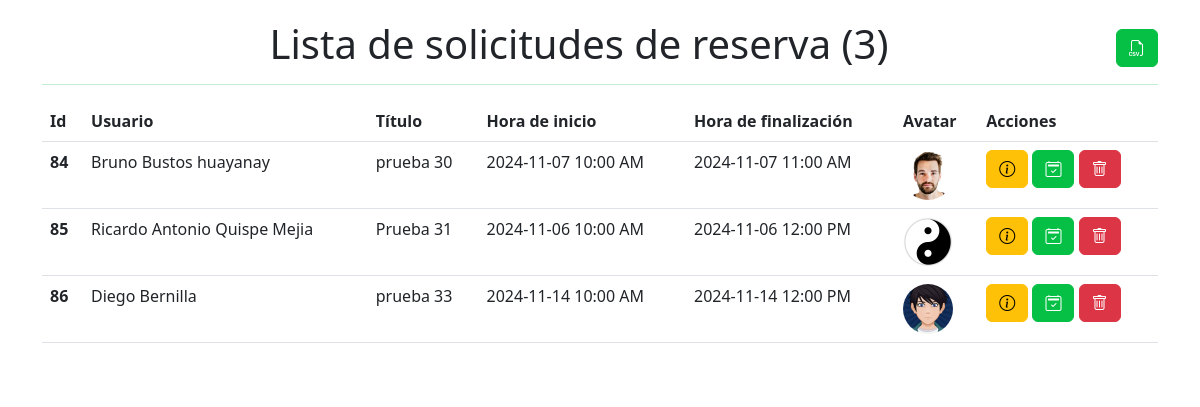
Screenshot of /admin/reservas_adminPage/crud/index.php with the database file from the repository.
### tables this page shows
CREATE TABLE `events` (
  `id_reserva` int(11) NOT NULL,
  `estado` enum('pendiente','aprobada','denegada') NOT NULL DEFAULT 'pendiente',
  `usuario` varchar(50) NOT NULL,
  `title` varchar(220) NOT NULL,
  `color` varchar(45) NOT NULL,
  `start` datetime NOT NULL,
  `end` datetime NOT NULL,
  `obs` text DEFAULT NULL
);

### admin/reservas_adminPage/crud/acciones/acciones.php (called while the page is built, shortened)
<?php
function obtenerEventos($conexion)
{
    $sql = "SELECT * FROM events WHERE estado = 'pendiente' ORDER BY id_reserva ASC";
    $resultado = $conexion->query($sql);
    return $resultado;
}
function obtenerUsuarios($conexion)
{
    $sql = "SELECT * FROM usuarios ORDER BY id ASC";
    $resultado = $conexion->query($sql);
    return $resultado;
}

### admin/reservas_adminPage/crud/empleados.php (the view, shortened to what this page needs)
<div class="table-responsive">
    <table class="table table-hover" id="table_eventos">
        <thead>
            <tr>
                <th scope="col">Id</th>
                <th scope="col">Usuario</th>
                <th scope="col">Título</th>
                <th scope="col">Hora de inicio</th>
                <th scope="col">Hora de finalización</th>
                <th scope="col">Avatar</th>
                <th scope="col">Acciones</th>
            </tr>
        </thead>
        <tbody>
            <?php
            $usuariosAvatares = [];
            foreach ($usuarios as $usuario) {
                $usuariosAvatares[$usuario['nombre_completo']] = $usuario['avatar'];
            }
            foreach ($eventos as $evento) {
                $startDateTime = date("Y-m-d h:i A", strtotime($evento['start']));
                $endDateTime = date("Y-m-d h:i A", strtotime($evento['end']));
            ?>
                <tr id="evento_<?php echo $evento['id_reserva']; ?>">
                    <th scope='row'><?php echo $evento['id_reserva']; ?></th>
                    <td><?php echo $evento['usuario']; ?></td>
                    <td> <?php echo $evento['title']; ?></td>
                    <td><?php echo $startDateTime; ?></td>
                    <td><?php echo $endDateTime; ?></td>
                    <td>
                        <?php
                        $avatar = isset($usuariosAvatares[$evento['usuario']]) ? $usuariosAvatares[$evento['usuario']] : '';
                        if (empty($avatar)) {
                            $avatar = 'crud/assets/imgs/ying_yang.png';
                        } else {
                            $avatar = "crud/acciones/fotos_empleados/" . $avatar;
                        }
                        ?>
                        <img class="rounded-circle" src="<?php echo $avatar; ?>" alt="<?php echo $evento['title']; ?>" width="50" height="50">
                    </td>
                    <td>
                        <a title="Ver detalles de la reserva" href="#" onclick="verDetallesEvento(<?php echo $evento['id_reserva']; ?>)" class="btn btn-warning">
                            <i class="bi bi-info-circle"></i>
                        </a>
                        <a title="Aprobar reserva" href="#" onclick="aceptarReserva(<?php echo $evento['id_reserva']; ?>)" class="btn btn-success">
                            <i class="bi bi-calendar2-check"></i>
                        </a>
                        <a title="Denegar Reserva" href="#" onclick="eliminarEvento(<?php echo $evento['id_reserva']; ?>, '<?php echo $avatar; ?>')" class="btn btn-danger">
                            <i class="bi bi-trash"></i>
                        </a>
                    </td>
                </tr>
            <?php } ?>
        </tbody>
    </table>
</div>

### admin/reservas_adminPage/crud/index.php (shortened to what this page needs)
<!doctype html>
<html lang="es">
<head>
    <link href="https://cdn.jsdelivr.net/npm/bootstrap@5.3.3/dist/css/bootstrap.min.css" rel="stylesheet">
    <link rel="stylesheet" href="https://cdn.jsdelivr.net/npm/bootstrap-icons@1.11.3/font/bootstrap-icons.min.css" />
    <link rel="stylesheet" href="crud/assets/css/home.css">
    <link rel="stylesheet" href="https://cdnjs.cloudflare.com/ajax/libs/twitter-bootstrap/5.3.0/css/bootstrap.min.css">
    <link rel="stylesheet" href="https://cdn.datatables.net/2.0.2/css/dataTables.bootstrap5.css">
    <link rel="stylesheet" href="https://cdnjs.cloudflare.com/ajax/libs/toastr.js/latest/toastr.min.css" />
</head>
<body>
    <?php
    include("config/config.php");
    include("acciones/acciones.php");
    $eventos = obtenerEventos($conexion);
    $usuarios = obtenerUsuarios($conexion);
    $totalEventos = $eventos->num_rows;
    ?>
    <div class="container">
        <div class="row justify-content-md-center">
            <div class="col-md-12">
                <h1 class="text-center">
                    Lista de solicitudes de reserva (<?php echo $totalEventos ?>)
                    <span class="float-end">
                        <a href="acciones/exportar.php" class="btn btn-success" title="Exportar a CSV" download="empleados.csv"><i class="bi bi-filetype-csv"></i></a>
                    </span>
                    <hr>
                </h1>
                <?php
                include("empleados.php"); ?>
            </div>
        </div>
    </div>
</body>
</html>

### admin/reservas_adminPage/crud/assets/css/home.css (style rules this page uses)
.container { background-color: #ffffff !important; padding: 20px; border-radius: 10px; }
.btn-success { border: 1px solid #06c046 !important; background-color: #06c046 !important; }
hr { height: 0.1px !important; color: #06c046 !important; width: 100% !important; background-color: red; }
thead tr th { text-align: start !important; }
tr td { text-align: start !important; }

### rows the page displays
events: id_reserva "84", usuario "Bruno Bustos huayanay", title "prueba 30", start "2024-11-07 10:00 AM", end "2024-11-07 11:00 AM", shows a picture
events: id_reserva "85", usuario "Ricardo Antonio Quispe Mejia", title "Prueba 31", start "2024-11-06 10:00 AM", end "2024-11-06 12:00 PM", shows a picture
events: id_reserva "86", usuario "Diego Bernilla", title "prueba 33", start "2024-11-14 10:00 AM", end "2024-11-14 12:00 PM", shows a picture

### other values shown
$totalEventos "3"
